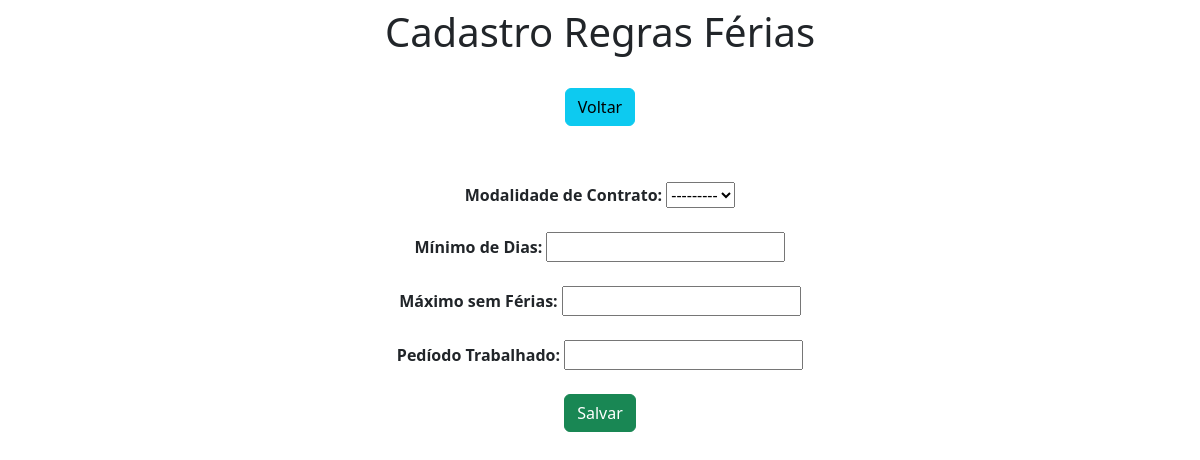
The page /Cadastro_Regras/ on the database as committed earlier.
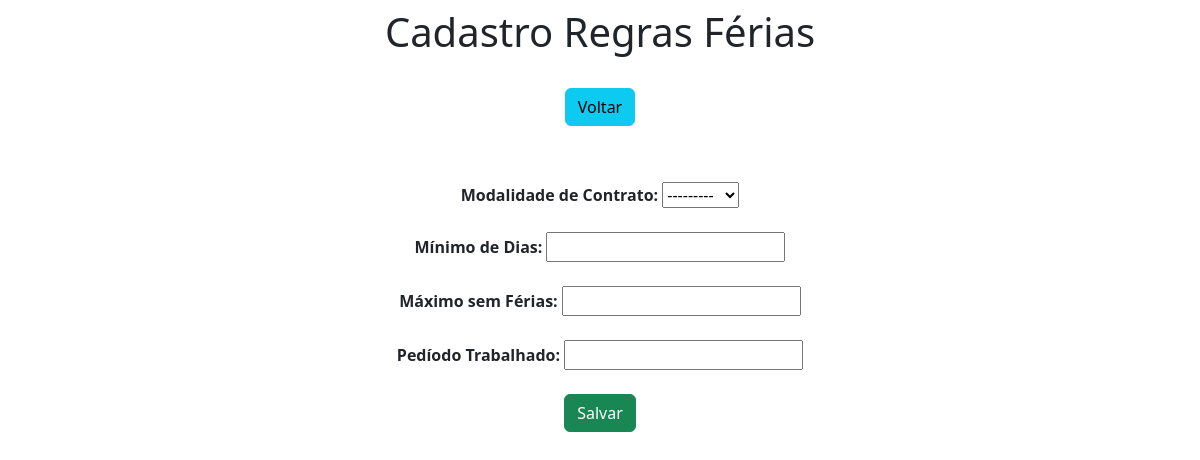
The same page on the database as committed later.
### app/models.py (models this page shows)
class Modalidades(models.Model):
    modalidade_contratacao = models.CharField(max_length=150)
    def __str__(self):
        return self.modalidade_contratacao

### app/views.py (the view)
# urls.py: path('Cadastro_Regras/', Cadastro_Regras, name='Cadastro_Regras'),
def Cadastro_Regras(request):
    data = {}
    data['form'] = RegrasFeriasForm
    return render(request, 'regrasFeriasForm.html', data)

### app/templates/regrasFeriasForm.html (shortened to what this page needs)
<!DOCTYPE html>
<html lang="pt-br">
<head>
  <link href="https://cdn.jsdelivr.net/npm/bootstrap@5.2.0-beta1/dist/css/bootstrap.min.css" rel="stylesheet"
>
</head>
<body>
  <div class="col- m-auto pt-2 pb-2 text-center">
    <h1>Cadastro Regras Férias</h1>
  </div>
  <div class="col- m-auto pt-3 pb-2 text-center">
    <a href="/" class="btn btn-info">Voltar</a>
  </div>
  <div class="col-xxl-1 m-auto pt-4 pb-2 text-center">
    <form name="form" id="form" action="{% if db %}/update/{{ db.id }}{% else %}/createRegras/{% endif %}" method="post">
      <div class="form-group mt-4"><strong>Modalidade de Contrato: </strong> {{form.modalidade_contratacao}}</div>
      <div class="form-group mt-4"><strong>Mínimo de Dias: </strong> {{form.minimo_dias}}</div>
      <div class="form-group mt-4"><strong>Máximo sem Férias: </strong> {{form.tempo_max}}</div>
      <div class="form-group mt-4"><strong>Pedíodo Trabalhado: </strong> {{form.periodo}}</div>
      <input type="submit" class="btn btn-success mt-4" value="Salvar">
    </form>
  </div>
  {% load static %}
</body>
</html>

Rows that differ between the two databases and show on the page:
added Modalidades: modalidade_contratacao "---------"
Other text that changed with them:
form field modalidade_contratacao: "---------" → (not shown)
